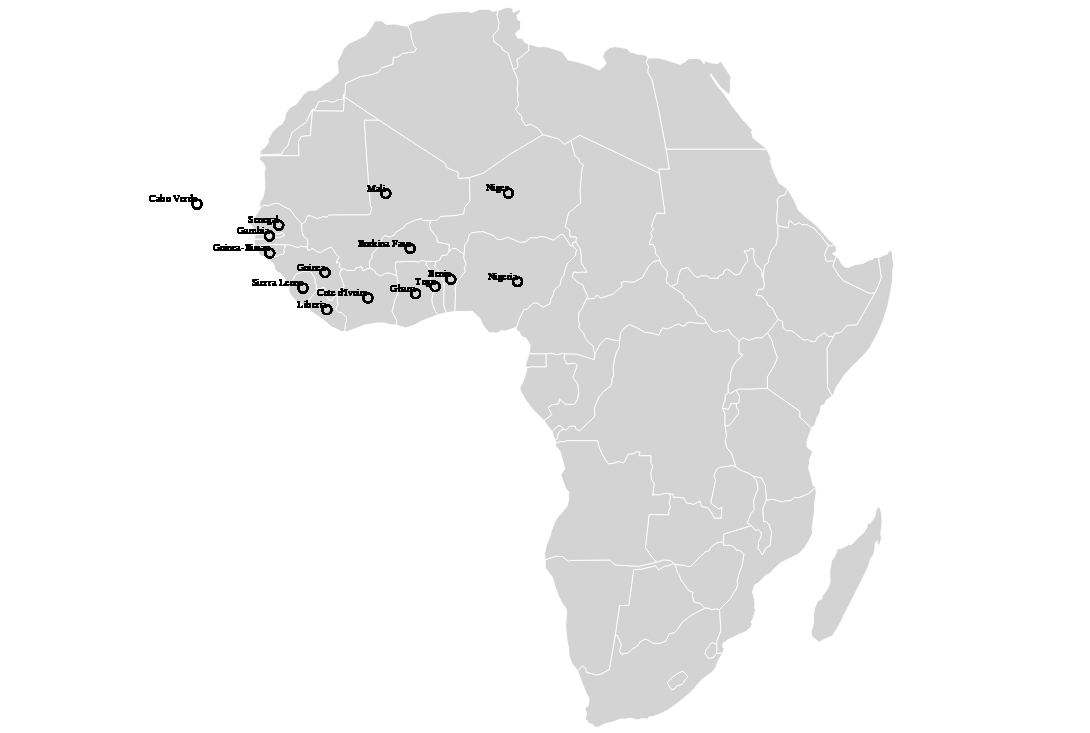

Notebook source saved alongside this figure:
### Code cell
# US states background
source = covid_oa
background = alt.Chart(africa).mark_geoshape(
    fill='lightgray',
    stroke='white'
).properties(
    width=1200,
    height=800
).project('orthographic')

# Points and text
hover = alt.selection(type='single', on='mouseover', nearest=True,
                      fields=['Lat', 'Lon'])

base = alt.Chart(source).encode(
    longitude='Long:Q',
    latitude='Lat:Q',
)

text = base.mark_text(dy=-5, align='right').encode(
    alt.Text('Country', type='nominal'),
    opacity=alt.condition(~hover, alt.value(0), alt.value(1))
)

points = base.mark_point().encode(
    color=alt.value('black'),
    #size=alt.Size('Confirmed_cases', title='Number of cases'),
    #color=alt.value('yellow'),
    tooltip=['Country','Confirmed_cases','Dead','Recovered'],
    size=alt.condition(~hover, alt.value(30), alt.value(100))
).add_selection(hover)

background + points + text
